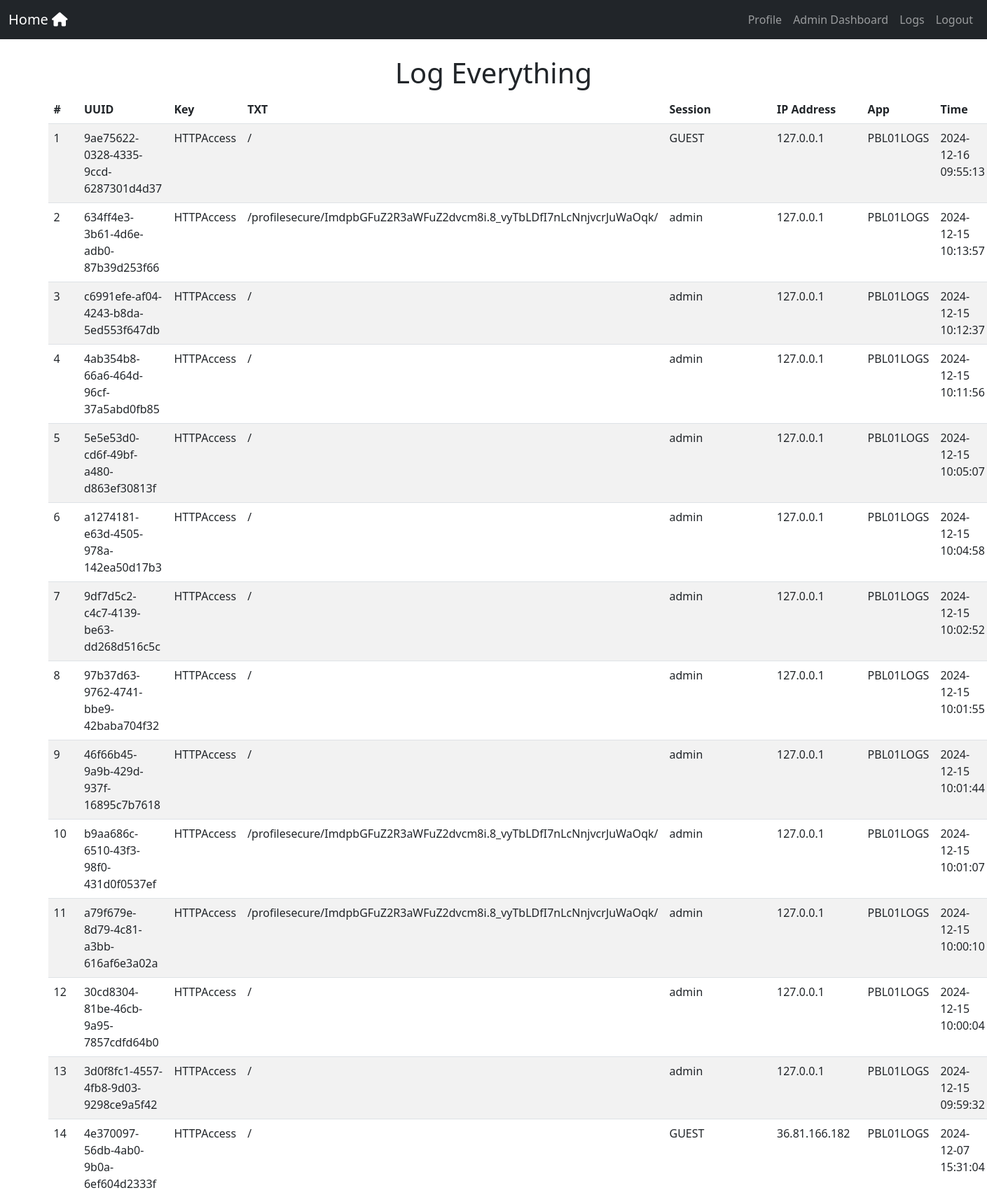
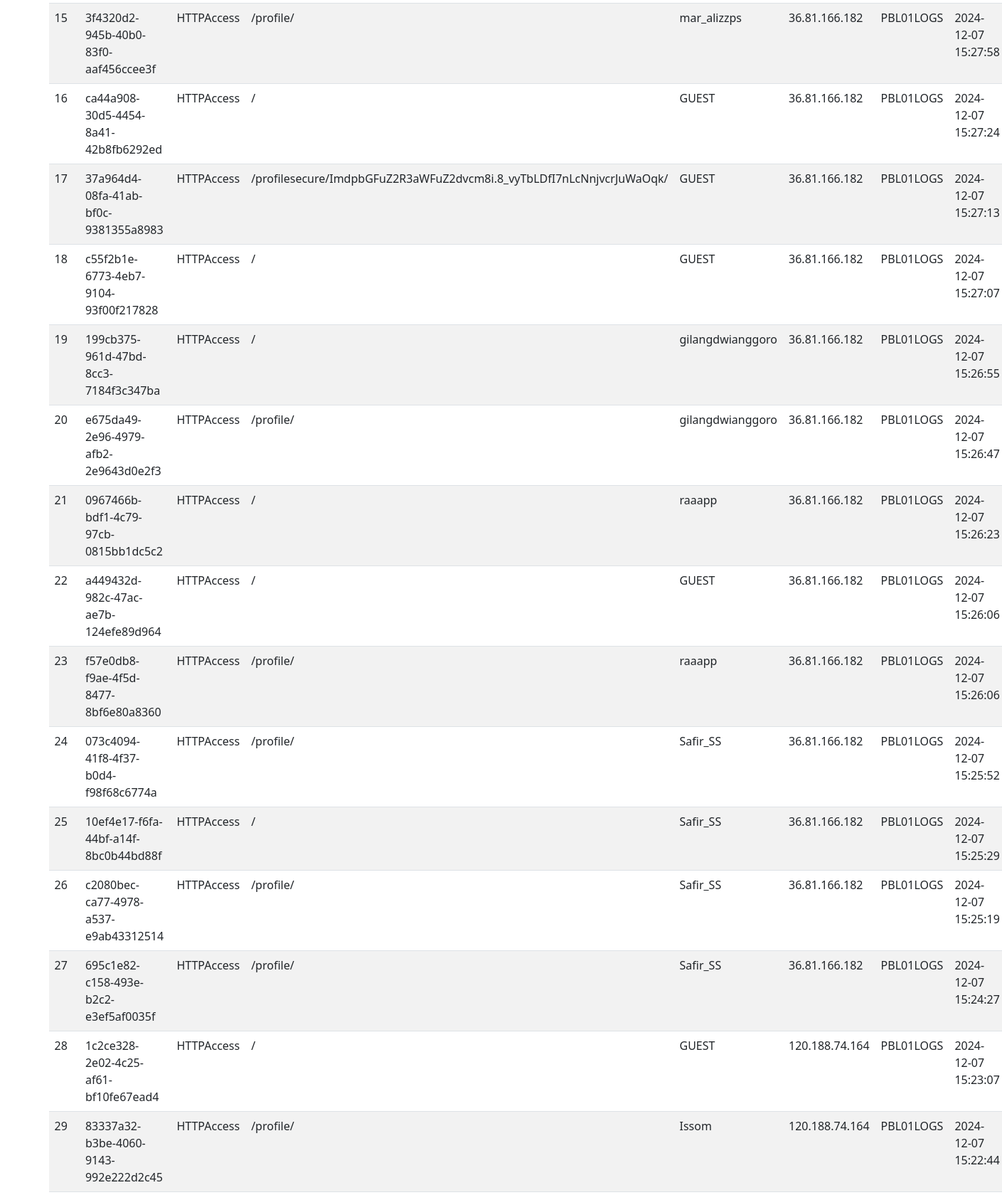
Page /logs/ (signed in, upper part) on the committed database (2 pictures, top to bottom).
### myapp/models.py (models this page shows, shortened)
class LogEntry(models.Model):
    uuid = models.UUIDField(default=uuid.uuid4, editable=False, unique=True)
    key = models.CharField(max_length=50)
    txt = models.CharField(max_length=255)
    session = models.CharField(max_length=50)
    ipaddr = models.GenericIPAddressField()
    app = models.CharField(max_length=50, default='PBL01LOGS')
    time = models.DateTimeField(default=now)

### myapp/views.py (the view)
# urls.py: path('logs/', log_everything_view, name='log_everything'),
def log_everything_view(request):
    if not request.user.is_staff:
        return render(request, 'error')
    logs = LogEntry.objects.all().order_by('-time')
    return render(request, 'log_everything.html', {'logs': logs})

### myapp/templates/myapp/log_everything.html (shortened to what this page needs)
{% extends 'home.html' %}
{% block content %}
    <div class="container mt-4">
        <h1 class="text-center">Log Everything</h1>
        <table class="table table-striped table-hover">
            <thead>
                <tr>
                    <th>#</th>
                    <th>UUID</th>
                    <th>Key</th>
                    <th>TXT</th>
                    <th>Session</th>
                    <th>IP Address</th>
                    <th>App</th>
                    <th>Time</th>
                </tr>
            </thead>
            <tbody>
                {% for log in logs %}
                <tr>
                    <td>{{ forloop.counter }}</td>
                    <td>{{ log.uuid }}</td>
                    <td>{{ log.key }}</td>
                    <td>{{ log.txt }}</td>
                    <td>{{ log.session }}</td>
                    <td>{{ log.ipaddr }}</td>
                    <td>{{ log.app }}</td>
                    <td>{{ log.time|date:"Y-m-d H:i:s" }}</td>
                </tr>
                {% endfor %}
            </tbody>
        </table>
    </div>
{% endblock %}

### myapp/templates/myapp/home.html (shortened to what this page needs)
<!DOCTYPE html>
<html lang="en">
<head>
    <link href="https://cdn.jsdelivr.net/npm/bootstrap@5.3.0-alpha1/dist/css/bootstrap.min.css" rel="stylesheet">
    <link rel="stylesheet" href="https://cdnjs.cloudflare.com/ajax/libs/font-awesome/6.6.0/css/all.min.css" />
</head>
<body>
    <nav class="navbar navbar-expand-lg navbar-dark bg-dark">
        <div class="container-fluid">
            <a class="navbar-brand" href="{% url 'home' %}">Home <i class="fa-solid fa-house"></i></a>
            <div class="collapse navbar-collapse">
                <ul class="navbar-nav ms-auto">
                    {% if user.is_authenticated %}
                        <li class="nav-item">
                            <a class="nav-link" href="{% url 'profile' %}">Profile</a>
                        </li>
                        {% if user.is_staff %}
                        <li class="nav-item">
                            <a class="nav-link" href="{% url 'admin_dashboard' %}">Admin Dashboard</a>
                        </li>
                        <li class="nav-item">
                            <a class="nav-link" href="{% url 'log_everything' %}">Logs</a>
                        </li>
                        {% endif %}
                        <li class="nav-item">
                            <a class="nav-link" href="{% url 'logout' %}">Logout</a>
                        </li>
                    {% endif %}
                </ul>
            </div>
        </div>
    </nav>
    <div class="container mt-4">
        {% block content %}{% endblock %}
    </div>
</body>
</html>

### rows in the picture
LogEntry: uuid "9ae75622-0328-4335-9ccd-6287301d4d37", key "HTTPAccess", txt "/", session "GUEST", ipaddr "127.0.0.1", app "PBL01LOGS", time "2024-12-16 09:55:13"
LogEntry: uuid "634ff4e3-3b61-4d6e-adb0-87b39d253f66", key "HTTPAccess", txt "/profilesecure/ImdpbGFuZ2R3aWFuZ2dvcm8i.8_vyTbLDfI7nLcNnjvcrJuWaOqk/", session "admin", ipaddr "127.0.0.1", app "PBL01LOGS", time "2024-12-15 10:13:57"
LogEntry: uuid "c6991efe-af04-4243-b8da-5ed553f647db", key "HTTPAccess", txt "/", session "admin", ipaddr "127.0.0.1", app "PBL01LOGS", time "2024-12-15 10:12:37"
LogEntry: uuid "4ab354b8-66a6-464d-96cf-37a5abd0fb85", key "HTTPAccess", txt "/", session "admin", ipaddr "127.0.0.1", app "PBL01LOGS", time "2024-12-15 10:11:56"
LogEntry: uuid "5e5e53d0-cd6f-49bf-a480-d863ef30813f", key "HTTPAccess", txt "/", session "admin", ipaddr "127.0.0.1", app "PBL01LOGS", time "2024-12-15 10:05:07"
LogEntry: uuid "a1274181-e63d-4505-978a-142ea50d17b3", key "HTTPAccess", txt "/", session "admin", ipaddr "127.0.0.1", app "PBL01LOGS", time "2024-12-15 10:04:58"
LogEntry: uuid "9df7d5c2-c4c7-4139-be63-dd268d516c5c", key "HTTPAccess", txt "/", session "admin", ipaddr "127.0.0.1", app "PBL01LOGS", time "2024-12-15 10:02:52"
LogEntry: uuid "97b37d63-9762-4741-bbe9-42baba704f32", key "HTTPAccess", txt "/", session "admin", ipaddr "127.0.0.1", app "PBL01LOGS", time "2024-12-15 10:01:55"
LogEntry: uuid "46f66b45-9a9b-429d-937f-16895c7b7618", key "HTTPAccess", txt "/", session "admin", ipaddr "127.0.0.1", app "PBL01LOGS", time "2024-12-15 10:01:44"
LogEntry: uuid "b9aa686c-6510-43f3-98f0-431d0f0537ef", key "HTTPAccess", txt "/profilesecure/ImdpbGFuZ2R3aWFuZ2dvcm8i.8_vyTbLDfI7nLcNnjvcrJuWaOqk/", session "admin", ipaddr "127.0.0.1", app "PBL01LOGS", time "2024-12-15 10:01:07"
LogEntry: uuid "a79f679e-8d79-4c81-a3bb-616af6e3a02a", key "HTTPAccess", txt "/profilesecure/ImdpbGFuZ2R3aWFuZ2dvcm8i.8_vyTbLDfI7nLcNnjvcrJuWaOqk/", session "admin", ipaddr "127.0.0.1", app "PBL01LOGS", time "2024-12-15 10:00:10"
LogEntry: uuid "30cd8304-81be-46cb-9a95-7857cdfd64b0", key "HTTPAccess", txt "/", session "admin", ipaddr "127.0.0.1", app "PBL01LOGS", time "2024-12-15 10:00:04"
LogEntry: uuid "3d0f8fc1-4557-4fb8-9d03-9298ce9a5f42", key "HTTPAccess", txt "/", session "admin", ipaddr "127.0.0.1", app "PBL01LOGS", time "2024-12-15 09:59:32"
LogEntry: uuid "4e370097-56db-4ab0-9b0a-6ef604d2333f", key "HTTPAccess", txt "/", session "GUEST", ipaddr "36.81.166.182", app "PBL01LOGS", time "2024-12-07 15:31:04"
LogEntry: uuid "3f4320d2-945b-40b0-83f0-aaf456ccee3f", key "HTTPAccess", txt "/profile/", session "mar_alizzps", ipaddr "36.81.166.182", app "PBL01LOGS", time "2024-12-07 15:27:58"
LogEntry: uuid "ca44a908-30d5-4454-8a41-42b8fb6292ed", key "HTTPAccess", txt "/", session "GUEST", ipaddr "36.81.166.182", app "PBL01LOGS", time "2024-12-07 15:27:24"
LogEntry: uuid "37a964d4-08fa-41ab-bf0c-9381355a8983", key "HTTPAccess", txt "/profilesecure/ImdpbGFuZ2R3aWFuZ2dvcm8i.8_vyTbLDfI7nLcNnjvcrJuWaOqk/", session "GUEST", ipaddr "36.81.166.182", app "PBL01LOGS", time "2024-12-07 15:27:13"
LogEntry: uuid "c55f2b1e-6773-4eb7-9104-93f00f217828", key "HTTPAccess", txt "/", session "GUEST", ipaddr "36.81.166.182", app "PBL01LOGS", time "2024-12-07 15:27:07"
LogEntry: uuid "199cb375-961d-47bd-8cc3-7184f3c347ba", key "HTTPAccess", txt "/", session "gilangdwianggoro", ipaddr "36.81.166.182", app "PBL01LOGS", time "2024-12-07 15:26:55"
LogEntry: uuid "e675da49-2e96-4979-afb2-2e9643d0e2f3", key "HTTPAccess", txt "/profile/", session "gilangdwianggoro", ipaddr "36.81.166.182", app "PBL01LOGS", time "2024-12-07 15:26:47"
LogEntry: uuid "0967466b-bdf1-4c79-97cb-0815bb1dc5c2", key "HTTPAccess", txt "/", session "raaapp", ipaddr "36.81.166.182", app "PBL01LOGS", time "2024-12-07 15:26:23"
LogEntry: uuid "a449432d-982c-47ac-ae7b-124efe89d964", key "HTTPAccess", txt "/", session "GUEST", ipaddr "36.81.166.182", app "PBL01LOGS", time "2024-12-07 15:26:06"
LogEntry: uuid "f57e0db8-f9ae-4f5d-8477-8bf6e80a8360", key "HTTPAccess", txt "/profile/", session "raaapp", ipaddr "36.81.166.182", app "PBL01LOGS", time "2024-12-07 15:26:06"
LogEntry: uuid "073c4094-41f8-4f37-b0d4-f98f68c6774a", key "HTTPAccess", txt "/profile/", session "Safir_SS", ipaddr "36.81.166.182", app "PBL01LOGS", time "2024-12-07 15:25:52"
LogEntry: uuid "10ef4e17-f6fa-44bf-a14f-8bc0b44bd88f", key "HTTPAccess", txt "/", session "Safir_SS", ipaddr "36.81.166.182", app "PBL01LOGS", time "2024-12-07 15:25:29"
LogEntry: uuid "c2080bec-ca77-4978-a537-e9ab43312514", key "HTTPAccess", txt "/profile/", session "Safir_SS", ipaddr "36.81.166.182", app "PBL01LOGS", time "2024-12-07 15:25:19"
LogEntry: uuid "695c1e82-c158-493e-b2c2-e3ef5af0035f", key "HTTPAccess", txt "/profile/", session "Safir_SS", ipaddr "36.81.166.182", app "PBL01LOGS", time "2024-12-07 15:24:27"
LogEntry: uuid "1c2ce328-2e02-4c25-af61-bf10fe67ead4", key "HTTPAccess", txt "/", session "GUEST", ipaddr "120.188.74.164", app "PBL01LOGS", time "2024-12-07 15:23:07"
LogEntry: uuid "83337a32-b3be-4060-9143-992e222d2c45", key "HTTPAccess", txt "/profile/", session "Issom", ipaddr "120.188.74.164", app "PBL01LOGS", time "2024-12-07 15:22:44"
